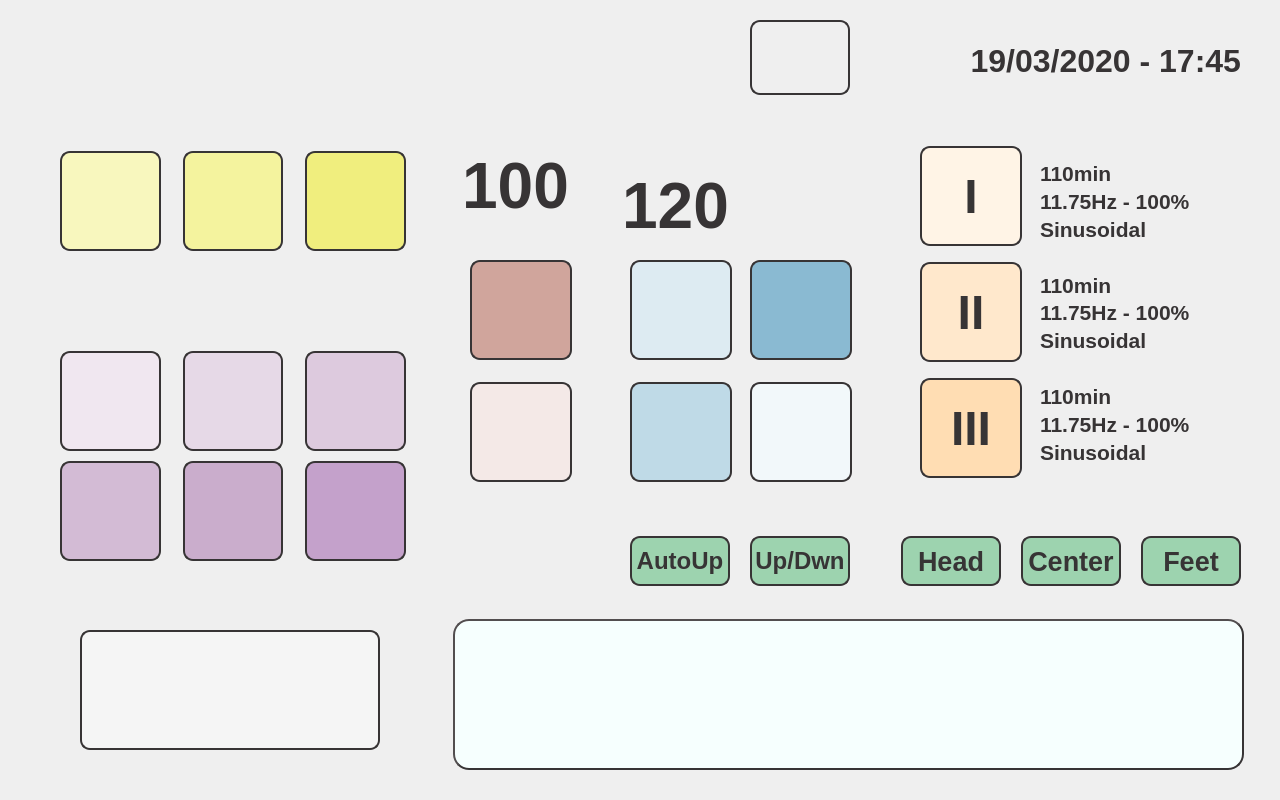
<?xml version="1.0" encoding="UTF-8"?>
<ui version="4.0">
 <class>Dialog</class>
 <widget class="QDialog" name="Dialog">
  <property name="geometry">
   <rect>
    <x>0</x>
    <y>0</y>
    <width>1280</width>
    <height>800</height>
   </rect>
  </property>
  <property name="windowTitle">
   <string>Dialog</string>
  </property>
  <property name="styleSheet">
   <string notr="true">QDialog {
background-image: url(:/background/resources/background_stretcher_infinity_01.png);
}</string>
  </property>
  <widget class="QWidget" name="layoutWidget">
   <property name="geometry">
    <rect>
     <x>60</x>
     <y>350</y>
     <width>346</width>
     <height>102</height>
    </rect>
   </property>
   <layout class="QHBoxLayout" name="horizontalLayout_2">
    <property name="spacing">
     <number>22</number>
    </property>
    <item>
     <widget class="QPushButton" name="freq1Button">
      <property name="minimumSize">
       <size>
        <width>100</width>
        <height>100</height>
       </size>
      </property>
      <property name="styleSheet">
       <string notr="true">background-image: url(:/frequencies/resources/7_83Hz.png);
background-color: rgb(240, 231, 240);
border-radius: 10px;
border:2px solid rgb(55, 52, 53);</string>
      </property>
      <property name="text">
       <string/>
      </property>
     </widget>
    </item>
    <item>
     <widget class="QPushButton" name="freq2Button">
      <property name="minimumSize">
       <size>
        <width>100</width>
        <height>100</height>
       </size>
      </property>
      <property name="styleSheet">
       <string notr="true">background-image: url(:/frequencies/resources/11_79Hz.png);
background-color: rgb(230, 217, 231);
border-radius: 10px;
border:2px solid rgb(55, 52, 53);</string>
      </property>
      <property name="text">
       <string/>
      </property>
     </widget>
    </item>
    <item>
     <widget class="QPushButton" name="freq3Button">
      <property name="minimumSize">
       <size>
        <width>100</width>
        <height>100</height>
       </size>
      </property>
      <property name="styleSheet">
       <string notr="true">background-image: url(:/frequencies/resources/16_67Hz.png);
background-color: rgb(221, 202, 222);
border-radius: 10px;
border:2px solid rgb(55, 52, 53);</string>
      </property>
      <property name="text">
       <string/>
      </property>
     </widget>
    </item>
   </layout>
  </widget>
  <widget class="QWidget" name="layoutWidget_2">
   <property name="geometry">
    <rect>
     <x>60</x>
     <y>460</y>
     <width>346</width>
     <height>102</height>
    </rect>
   </property>
   <layout class="QHBoxLayout" name="horizontalLayout_3">
    <property name="spacing">
     <number>22</number>
    </property>
    <item>
     <widget class="QPushButton" name="freq4Button">
      <property name="minimumSize">
       <size>
        <width>100</width>
        <height>100</height>
       </size>
      </property>
      <property name="styleSheet">
       <string notr="true">background-image: url(:/frequencies/resources/23_58Hz.png);
background-color: rgb(211, 187, 213);
border-radius: 10px;
border:2px solid rgb(55, 52, 53);</string>
      </property>
      <property name="text">
       <string/>
      </property>
     </widget>
    </item>
    <item>
     <widget class="QPushButton" name="freq5Button">
      <property name="minimumSize">
       <size>
        <width>100</width>
        <height>100</height>
       </size>
      </property>
      <property name="styleSheet">
       <string notr="true">background-image: url(:/frequencies/resources/30_80Hz.png);
background-color: rgb(202, 173, 204);
border-radius: 10px;
border:2px solid rgb(55, 52, 53);</string>
      </property>
      <property name="text">
       <string/>
      </property>
     </widget>
    </item>
    <item>
     <widget class="QPushButton" name="freq6Button">
      <property name="minimumSize">
       <size>
        <width>100</width>
        <height>100</height>
       </size>
      </property>
      <property name="styleSheet">
       <string notr="true">background-image: url(:/frequencies/resources/62_64Hz.png);
background-color: rgb(196, 161, 203);
border-radius: 10px;
border:2px solid rgb(55, 52, 53);</string>
      </property>
      <property name="text">
       <string/>
      </property>
     </widget>
    </item>
   </layout>
  </widget>
  <widget class="QWidget" name="layoutWidget_3">
   <property name="geometry">
    <rect>
     <x>630</x>
     <y>260</y>
     <width>102</width>
     <height>224</height>
    </rect>
   </property>
   <layout class="QVBoxLayout" name="verticalLayout_2">
    <property name="spacing">
     <number>22</number>
    </property>
    <item>
     <widget class="QPushButton" name="min30Button">
      <property name="minimumSize">
       <size>
        <width>100</width>
        <height>100</height>
       </size>
      </property>
      <property name="styleSheet">
       <string notr="true">background-image: url(:/buttons/resources/30min.png);
background-color: rgb(221, 235, 242);
border-radius: 10px;
border:2px solid rgb(55, 52, 53);</string>
      </property>
      <property name="text">
       <string/>
      </property>
     </widget>
    </item>
    <item>
     <widget class="QPushButton" name="min45Button">
      <property name="minimumSize">
       <size>
        <width>100</width>
        <height>100</height>
       </size>
      </property>
      <property name="styleSheet">
       <string notr="true">background-image: url(:/buttons/resources/40min.png);
background-color: rgb(191, 218, 231);
border-radius: 10px;
border:2px solid rgb(55, 52, 53);</string>
      </property>
      <property name="text">
       <string/>
      </property>
     </widget>
    </item>
   </layout>
  </widget>
  <widget class="QWidget" name="layoutWidget_4">
   <property name="geometry">
    <rect>
     <x>750</x>
     <y>260</y>
     <width>102</width>
     <height>224</height>
    </rect>
   </property>
   <layout class="QVBoxLayout" name="verticalLayout_3">
    <property name="spacing">
     <number>22</number>
    </property>
    <item>
     <widget class="QPushButton" name="timeUpButton">
      <property name="minimumSize">
       <size>
        <width>100</width>
        <height>100</height>
       </size>
      </property>
      <property name="styleSheet">
       <string notr="true">background-image: url(:/buttons/resources/Arriba.png);
background-color: rgb(138, 186, 210);
border-radius: 10px;
border:2px solid rgb(55, 52, 53);</string>
      </property>
      <property name="text">
       <string/>
      </property>
     </widget>
    </item>
    <item>
     <widget class="QPushButton" name="timeDwnButton">
      <property name="minimumSize">
       <size>
        <width>100</width>
        <height>100</height>
       </size>
      </property>
      <property name="styleSheet">
       <string notr="true">background-image: url(:/buttons/resources/Abajo.png);
background-color: rgb(242, 248, 250);
border-radius: 10px;
border:2px solid rgb(55, 52, 53);</string>
      </property>
      <property name="text">
       <string/>
      </property>
     </widget>
    </item>
   </layout>
  </widget>
  <widget class="QPushButton" name="startButton">
   <property name="geometry">
    <rect>
     <x>80</x>
     <y>630</y>
     <width>300</width>
     <height>120</height>
    </rect>
   </property>
   <property name="minimumSize">
    <size>
     <width>100</width>
     <height>100</height>
    </size>
   </property>
   <property name="styleSheet">
    <string notr="true">background-image: url(:/buttons/resources/Play.png);
background-color: rgb(245, 245, 245);
border-radius: 10px;
border:2px solid rgb(55, 52, 53);</string>
   </property>
   <property name="text">
    <string/>
   </property>
  </widget>
  <widget class="QWidget" name="layoutWidget">
   <property name="geometry">
    <rect>
     <x>60</x>
     <y>150</y>
     <width>346</width>
     <height>102</height>
    </rect>
   </property>
   <layout class="QHBoxLayout" name="horizontalLayout">
    <property name="spacing">
     <number>22</number>
    </property>
    <item>
     <widget class="QPushButton" name="triangularButton">
      <property name="minimumSize">
       <size>
        <width>100</width>
        <height>100</height>
       </size>
      </property>
      <property name="styleSheet">
       <string notr="true">background-image: url(:/buttons/resources/Triangular.png);
background-color: rgb(248, 247, 190);
border-radius: 10px;
border:2px solid rgb(55, 52, 53);</string>
      </property>
      <property name="text">
       <string/>
      </property>
     </widget>
    </item>
    <item>
     <widget class="QPushButton" name="squareButton">
      <property name="minimumSize">
       <size>
        <width>100</width>
        <height>100</height>
       </size>
      </property>
      <property name="styleSheet">
       <string notr="true">background-image: url(:/buttons/resources/Cuadrada.png);
background-color: rgb(244, 243, 158);
border-radius: 10px;
border:2px solid rgb(55, 52, 53);</string>
      </property>
      <property name="text">
       <string/>
      </property>
     </widget>
    </item>
    <item>
     <widget class="QPushButton" name="sinusoidalButton">
      <property name="minimumSize">
       <size>
        <width>100</width>
        <height>100</height>
       </size>
      </property>
      <property name="styleSheet">
       <string notr="true">background-image: url(:/buttons/resources/Sinus.png);
background-color: rgb(240, 238, 126);
border-radius: 10px;
border:2px solid rgb(55, 52, 53);</string>
      </property>
      <property name="text">
       <string/>
      </property>
     </widget>
    </item>
   </layout>
  </widget>
  <widget class="QWidget" name="layoutWidget">
   <property name="geometry">
    <rect>
     <x>470</x>
     <y>260</y>
     <width>102</width>
     <height>224</height>
    </rect>
   </property>
   <layout class="QVBoxLayout" name="verticalLayout">
    <property name="spacing">
     <number>22</number>
    </property>
    <item>
     <widget class="QPushButton" name="powerUpButton">
      <property name="minimumSize">
       <size>
        <width>100</width>
        <height>100</height>
       </size>
      </property>
      <property name="styleSheet">
       <string notr="true">background-image: url(:/buttons/resources/Arriba.png);
background-color: rgb(208, 165, 156);
border-radius: 10px;
border:2px solid rgb(55, 52, 53);</string>
      </property>
      <property name="text">
       <string/>
      </property>
     </widget>
    </item>
    <item>
     <widget class="QPushButton" name="powerDwnButton">
      <property name="minimumSize">
       <size>
        <width>100</width>
        <height>100</height>
       </size>
      </property>
      <property name="styleSheet">
       <string notr="true">background-image: url(:/buttons/resources/Abajo.png);
background-color: rgb(244, 233, 231);
border-radius: 10px;
border:2px solid rgb(55, 52, 53);</string>
      </property>
      <property name="text">
       <string/>
      </property>
     </widget>
    </item>
   </layout>
  </widget>
  <widget class="QWidget" name="layoutWidget">
   <property name="geometry">
    <rect>
     <x>920</x>
     <y>140</y>
     <width>102</width>
     <height>346</height>
    </rect>
   </property>
   <layout class="QVBoxLayout" name="verticalLayout_4">
    <property name="spacing">
     <number>10</number>
    </property>
    <item>
     <widget class="QPushButton" name="mem1Button">
      <property name="minimumSize">
       <size>
        <width>100</width>
        <height>100</height>
       </size>
      </property>
      <property name="font">
       <font>
        <family>Liberation Sans</family>
        <pointsize>36</pointsize>
        <weight>75</weight>
        <bold>true</bold>
       </font>
      </property>
      <property name="focusPolicy">
       <enum>Qt::NoFocus</enum>
      </property>
      <property name="styleSheet">
       <string notr="true">color: rgb(55, 52, 53);
background-color: rgb(255, 244, 230);
border-radius: 10px;
border:2px solid rgb(55, 52, 53);</string>
      </property>
      <property name="text">
       <string>I</string>
      </property>
     </widget>
    </item>
    <item>
     <widget class="QPushButton" name="mem2Button">
      <property name="minimumSize">
       <size>
        <width>100</width>
        <height>100</height>
       </size>
      </property>
      <property name="font">
       <font>
        <family>Liberation Sans</family>
        <pointsize>36</pointsize>
        <weight>75</weight>
        <bold>true</bold>
       </font>
      </property>
      <property name="focusPolicy">
       <enum>Qt::NoFocus</enum>
      </property>
      <property name="styleSheet">
       <string notr="true">color: rgb(55, 52, 53);
background-color: rgb(255, 232, 204);
border-radius: 10px;
border:2px solid rgb(55, 52, 53);</string>
      </property>
      <property name="text">
       <string>II</string>
      </property>
     </widget>
    </item>
    <item>
     <widget class="QPushButton" name="mem3Button">
      <property name="minimumSize">
       <size>
        <width>100</width>
        <height>100</height>
       </size>
      </property>
      <property name="font">
       <font>
        <family>Liberation Sans</family>
        <pointsize>36</pointsize>
        <weight>75</weight>
        <bold>true</bold>
       </font>
      </property>
      <property name="focusPolicy">
       <enum>Qt::NoFocus</enum>
      </property>
      <property name="styleSheet">
       <string notr="true">color: rgb(55, 52, 53);
background-color: rgb(255, 221, 179);
border-radius: 10px;
border:2px solid rgb(55, 52, 53);</string>
      </property>
      <property name="text">
       <string>III</string>
      </property>
     </widget>
    </item>
   </layout>
  </widget>
  <widget class="QWidget" name="layoutWidget">
   <property name="geometry">
    <rect>
     <x>1040</x>
     <y>160</y>
     <width>171</width>
     <height>305</height>
    </rect>
   </property>
   <layout class="QVBoxLayout" name="verticalLayout_8">
    <property name="spacing">
     <number>30</number>
    </property>
    <item>
     <layout class="QVBoxLayout" name="verticalLayout_5">
      <property name="spacing">
       <number>2</number>
      </property>
      <item>
       <widget class="QLabel" name="mem11Label">
        <property name="font">
         <font>
          <family>Liberation Sans</family>
          <pointsize>16</pointsize>
          <weight>75</weight>
          <bold>true</bold>
         </font>
        </property>
        <property name="styleSheet">
         <string notr="true">color: rgb(55, 52, 53);</string>
        </property>
        <property name="text">
         <string>110min</string>
        </property>
       </widget>
      </item>
      <item>
       <widget class="QLabel" name="mem12Label">
        <property name="font">
         <font>
          <family>Liberation Sans</family>
          <pointsize>16</pointsize>
          <weight>75</weight>
          <bold>true</bold>
         </font>
        </property>
        <property name="styleSheet">
         <string notr="true">color: rgb(55, 52, 53);</string>
        </property>
        <property name="text">
         <string>11.75Hz - 100%</string>
        </property>
       </widget>
      </item>
      <item>
       <widget class="QLabel" name="mem13Label">
        <property name="font">
         <font>
          <family>Liberation Sans</family>
          <pointsize>16</pointsize>
          <weight>75</weight>
          <bold>true</bold>
         </font>
        </property>
        <property name="styleSheet">
         <string notr="true">color: rgb(55, 52, 53);</string>
        </property>
        <property name="text">
         <string>Sinusoidal</string>
        </property>
       </widget>
      </item>
     </layout>
    </item>
    <item>
     <layout class="QVBoxLayout" name="verticalLayout_6">
      <property name="spacing">
       <number>2</number>
      </property>
      <item>
       <widget class="QLabel" name="mem21Label">
        <property name="font">
         <font>
          <family>Liberation Sans</family>
          <pointsize>16</pointsize>
          <weight>75</weight>
          <bold>true</bold>
         </font>
        </property>
        <property name="styleSheet">
         <string notr="true">color: rgb(55, 52, 53);</string>
        </property>
        <property name="text">
         <string>110min</string>
        </property>
       </widget>
      </item>
      <item>
       <widget class="QLabel" name="mem22Label">
        <property name="font">
         <font>
          <family>Liberation Sans</family>
          <pointsize>16</pointsize>
          <weight>75</weight>
          <bold>true</bold>
         </font>
        </property>
        <property name="styleSheet">
         <string notr="true">color: rgb(55, 52, 53);</string>
        </property>
        <property name="text">
         <string>11.75Hz - 100%</string>
        </property>
       </widget>
      </item>
      <item>
       <widget class="QLabel" name="mem23Label">
        <property name="font">
         <font>
          <family>Liberation Sans</family>
          <pointsize>16</pointsize>
          <weight>75</weight>
          <bold>true</bold>
         </font>
        </property>
        <property name="styleSheet">
         <string notr="true">color: rgb(55, 52, 53);</string>
        </property>
        <property name="text">
         <string>Sinusoidal</string>
        </property>
       </widget>
      </item>
     </layout>
    </item>
    <item>
     <layout class="QVBoxLayout" name="verticalLayout_7">
      <property name="spacing">
       <number>2</number>
      </property>
      <item>
       <widget class="QLabel" name="mem31Label">
        <property name="font">
         <font>
          <family>Liberation Sans</family>
          <pointsize>16</pointsize>
          <weight>75</weight>
          <bold>true</bold>
         </font>
        </property>
        <property name="styleSheet">
         <string notr="true">color: rgb(55, 52, 53);</string>
        </property>
        <property name="text">
         <string>110min</string>
        </property>
       </widget>
      </item>
      <item>
       <widget class="QLabel" name="mem32Label">
        <property name="font">
         <font>
          <family>Liberation Sans</family>
          <pointsize>16</pointsize>
          <weight>75</weight>
          <bold>true</bold>
         </font>
        </property>
        <property name="styleSheet">
         <string notr="true">color: rgb(55, 52, 53);</string>
        </property>
        <property name="text">
         <string>11.75Hz - 100%</string>
        </property>
       </widget>
      </item>
      <item>
       <widget class="QLabel" name="mem33Label">
        <property name="font">
         <font>
          <family>Liberation Sans</family>
          <pointsize>16</pointsize>
          <weight>75</weight>
          <bold>true</bold>
         </font>
        </property>
        <property name="styleSheet">
         <string notr="true">color: rgb(55, 52, 53);</string>
        </property>
        <property name="text">
         <string>Sinusoidal</string>
        </property>
       </widget>
      </item>
     </layout>
    </item>
   </layout>
  </widget>
  <widget class="QLabel" name="minutesLabel">
   <property name="geometry">
    <rect>
     <x>620</x>
     <y>170</y>
     <width>111</width>
     <height>61</height>
    </rect>
   </property>
   <property name="font">
    <font>
     <family>Liberation Sans</family>
     <pointsize>48</pointsize>
     <weight>75</weight>
     <bold>true</bold>
    </font>
   </property>
   <property name="styleSheet">
    <string notr="true">color: rgb(55, 52, 53);</string>
   </property>
   <property name="text">
    <string>120</string>
   </property>
   <property name="alignment">
    <set>Qt::AlignHCenter|Qt::AlignTop</set>
   </property>
  </widget>
  <widget class="QLabel" name="powerLabel">
   <property name="geometry">
    <rect>
     <x>460</x>
     <y>150</y>
     <width>111</width>
     <height>61</height>
    </rect>
   </property>
   <property name="font">
    <font>
     <family>Liberation Sans</family>
     <pointsize>48</pointsize>
     <weight>75</weight>
     <bold>true</bold>
    </font>
   </property>
   <property name="styleSheet">
    <string notr="true">color: rgb(55, 52, 53);</string>
   </property>
   <property name="text">
    <string>100</string>
   </property>
   <property name="alignment">
    <set>Qt::AlignHCenter|Qt::AlignTop</set>
   </property>
  </widget>
  <widget class="QLabel" name="date_timeLabel">
   <property name="geometry">
    <rect>
     <x>910</x>
     <y>40</y>
     <width>331</width>
     <height>41</height>
    </rect>
   </property>
   <property name="font">
    <font>
     <family>Liberation Sans</family>
     <pointsize>24</pointsize>
     <weight>75</weight>
     <bold>true</bold>
    </font>
   </property>
   <property name="styleSheet">
    <string notr="true">color: rgb(55, 52, 53);</string>
   </property>
   <property name="text">
    <string>19/03/2020 - 17:45</string>
   </property>
   <property name="alignment">
    <set>Qt::AlignRight|Qt::AlignTrailing|Qt::AlignVCenter</set>
   </property>
  </widget>
  <widget class="QTextEdit" name="textEdit">
   <property name="geometry">
    <rect>
     <x>453</x>
     <y>619</y>
     <width>791</width>
     <height>151</height>
    </rect>
   </property>
   <property name="styleSheet">
    <string notr="true">border:2px outset;
background-color: rgb(246, 255, 254);
border-radius: 16px;
color: rgb(0, 0, 127);
border-color: rgb(55, 52, 53);</string>
   </property>
  </widget>
  <widget class="QPushButton" name="diagButton">
   <property name="geometry">
    <rect>
     <x>45</x>
     <y>20</y>
     <width>186</width>
     <height>51</height>
    </rect>
   </property>
   <property name="styleSheet">
    <string notr="true">background-color: rgba(255, 255, 255, 0);
border: 0px</string>
   </property>
   <property name="text">
    <string/>
   </property>
  </widget>
  <widget class="QWidget" name="layoutWidget_5">
   <property name="geometry">
    <rect>
     <x>630</x>
     <y>510</y>
     <width>611</width>
     <height>102</height>
    </rect>
   </property>
   <layout class="QHBoxLayout" name="horizontalLayout_4">
    <property name="spacing">
     <number>20</number>
    </property>
    <property name="rightMargin">
     <number>0</number>
    </property>
    <item>
     <widget class="QPushButton" name="upDwnAutoButton">
      <property name="minimumSize">
       <size>
        <width>100</width>
        <height>50</height>
       </size>
      </property>
      <property name="font">
       <font>
        <family>Liberation Sans</family>
        <pointsize>18</pointsize>
        <weight>75</weight>
        <bold>true</bold>
       </font>
      </property>
      <property name="focusPolicy">
       <enum>Qt::NoFocus</enum>
      </property>
      <property name="styleSheet">
       <string notr="true">color: rgb(55, 52, 53);
background-color: rgb(157, 211, 175);
border-radius: 10px;
border:2px solid rgb(55, 52, 53);</string>
      </property>
      <property name="text">
       <string>AutoUp</string>
      </property>
     </widget>
    </item>
    <item>
     <widget class="QPushButton" name="upDwnButton">
      <property name="minimumSize">
       <size>
        <width>100</width>
        <height>50</height>
       </size>
      </property>
      <property name="font">
       <font>
        <family>Liberation Sans</family>
        <pointsize>18</pointsize>
        <weight>75</weight>
        <bold>true</bold>
       </font>
      </property>
      <property name="focusPolicy">
       <enum>Qt::NoFocus</enum>
      </property>
      <property name="styleSheet">
       <string notr="true">color: rgb(55, 52, 53);
background-color: rgb(157, 211, 175);
border-radius: 10px;
border:2px solid rgb(55, 52, 53);</string>
      </property>
      <property name="text">
       <string>Up/Dwn</string>
      </property>
     </widget>
    </item>
    <item>
     <spacer name="horizontalSpacer">
      <property name="orientation">
       <enum>Qt::Horizontal</enum>
      </property>
      <property name="sizeHint" stdset="0">
       <size>
        <width>40</width>
        <height>20</height>
       </size>
      </property>
     </spacer>
    </item>
    <item>
     <widget class="QPushButton" name="ch1Button">
      <property name="minimumSize">
       <size>
        <width>100</width>
        <height>50</height>
       </size>
      </property>
      <property name="font">
       <font>
        <family>Liberation Sans</family>
        <pointsize>20</pointsize>
        <weight>75</weight>
        <bold>true</bold>
       </font>
      </property>
      <property name="focusPolicy">
       <enum>Qt::NoFocus</enum>
      </property>
      <property name="styleSheet">
       <string notr="true">color: rgb(55, 52, 53);
background-color: rgb(157, 211, 175);
border-radius: 10px;
border:2px solid rgb(55, 52, 53);</string>
      </property>
      <property name="text">
       <string>Head</string>
      </property>
     </widget>
    </item>
    <item>
     <widget class="QPushButton" name="ch2Button">
      <property name="minimumSize">
       <size>
        <width>100</width>
        <height>50</height>
       </size>
      </property>
      <property name="font">
       <font>
        <family>Liberation Sans</family>
        <pointsize>20</pointsize>
        <weight>75</weight>
        <bold>true</bold>
       </font>
      </property>
      <property name="focusPolicy">
       <enum>Qt::NoFocus</enum>
      </property>
      <property name="styleSheet">
       <string notr="true">color: rgb(55, 52, 53);
background-color: rgb(157, 211, 175);
border-radius: 10px;
border:2px solid rgb(55, 52, 53);</string>
      </property>
      <property name="text">
       <string>Center</string>
      </property>
     </widget>
    </item>
    <item>
     <widget class="QPushButton" name="ch3Button">
      <property name="minimumSize">
       <size>
        <width>100</width>
        <height>50</height>
       </size>
      </property>
      <property name="font">
       <font>
        <family>Liberation Sans</family>
        <pointsize>20</pointsize>
        <weight>75</weight>
        <bold>true</bold>
       </font>
      </property>
      <property name="focusPolicy">
       <enum>Qt::NoFocus</enum>
      </property>
      <property name="styleSheet">
       <string notr="true">color: rgb(55, 52, 53);
background-color: rgb(157, 211, 175);
border-radius: 10px;
border:2px solid rgb(55, 52, 53);</string>
      </property>
      <property name="text">
       <string>Feet</string>
      </property>
     </widget>
    </item>
   </layout>
  </widget>
  <widget class="QPushButton" name="wifiButton">
   <property name="geometry">
    <rect>
     <x>750</x>
     <y>20</y>
     <width>100</width>
     <height>75</height>
    </rect>
   </property>
   <property name="minimumSize">
    <size>
     <width>100</width>
     <height>75</height>
    </size>
   </property>
   <property name="font">
    <font>
     <family>Liberation Sans</family>
     <pointsize>20</pointsize>
     <weight>75</weight>
     <bold>true</bold>
    </font>
   </property>
   <property name="focusPolicy">
    <enum>Qt::NoFocus</enum>
   </property>
   <property name="styleSheet">
    <string notr="true">color: rgb(55, 52, 53);
border-radius: 10px;
border:2px solid rgb(55, 52, 53);</string>
   </property>
   <property name="text">
    <string/>
   </property>
   <property name="icon">
    <iconset resource="stretcher3_res.qrc">
     <normaloff>:/buttons/resources/wifi-symbol_disa.png</normaloff>:/buttons/resources/wifi-symbol_disa.png</iconset>
   </property>
   <property name="iconSize">
    <size>
     <width>75</width>
     <height>75</height>
    </size>
   </property>
  </widget>
 </widget>
 <resources>
  <include location="stretcher3_res.qrc"/>
 </resources>
 <connections/>
</ui>
